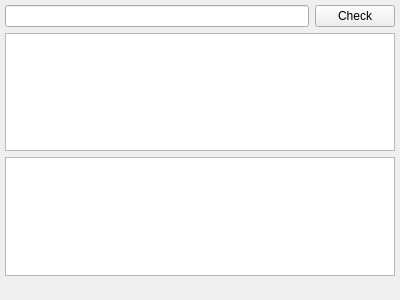
<?xml version="1.0" encoding="UTF-8"?>
<ui version="4.0">
 <class>MainWindow</class>
 <widget class="QMainWindow" name="MainWindow">
  <property name="geometry">
   <rect>
    <x>0</x>
    <y>0</y>
    <width>400</width>
    <height>300</height>
   </rect>
  </property>
  <property name="windowTitle">
   <string>QRegExp Tester</string>
  </property>
  <widget class="QWidget" name="centralWidget">
   <layout class="QGridLayout" name="gridLayout">
    <property name="leftMargin">
     <number>0</number>
    </property>
    <property name="topMargin">
     <number>0</number>
    </property>
    <property name="rightMargin">
     <number>0</number>
    </property>
    <property name="bottomMargin">
     <number>0</number>
    </property>
    <property name="spacing">
     <number>0</number>
    </property>
    <item row="0" column="0">
     <layout class="QVBoxLayout" name="verticalLayout_2">
      <property name="sizeConstraint">
       <enum>QLayout::SetMinimumSize</enum>
      </property>
      <property name="leftMargin">
       <number>5</number>
      </property>
      <property name="topMargin">
       <number>5</number>
      </property>
      <property name="rightMargin">
       <number>5</number>
      </property>
      <property name="bottomMargin">
       <number>5</number>
      </property>
      <item>
       <layout class="QHBoxLayout" name="horizontalLayout">
        <property name="leftMargin">
         <number>0</number>
        </property>
        <property name="rightMargin">
         <number>0</number>
        </property>
        <item>
         <widget class="QLineEdit" name="regexp">
          <property name="text">
           <string/>
          </property>
         </widget>
        </item>
        <item>
         <widget class="QPushButton" name="checkButton">
          <property name="text">
           <string>Check</string>
          </property>
         </widget>
        </item>
       </layout>
      </item>
      <item>
       <widget class="QTextEdit" name="testText">
        <property name="html">
         <string>&lt;!DOCTYPE HTML PUBLIC &quot;-//W3C//DTD HTML 4.0//EN&quot; &quot;http://www.w3.org/TR/REC-html40/strict.dtd&quot;&gt;
&lt;html&gt;&lt;head&gt;&lt;meta name=&quot;qrichtext&quot; content=&quot;1&quot; /&gt;&lt;style type=&quot;text/css&quot;&gt;
p, li { white-space: pre-wrap; }
&lt;/style&gt;&lt;/head&gt;&lt;body style=&quot; font-family:'Nimbus Roman No9 L'; font-size:11pt; font-weight:400; font-style:normal;&quot;&gt;
&lt;p style=&quot;-qt-paragraph-type:empty; margin-top:0px; margin-bottom:0px; margin-left:0px; margin-right:0px; -qt-block-indent:0; text-indent:0px;&quot;&gt;&lt;br /&gt;&lt;/p&gt;&lt;/body&gt;&lt;/html&gt;</string>
        </property>
       </widget>
      </item>
      <item>
       <widget class="QTextEdit" name="resultText">
        <property name="readOnly">
         <bool>true</bool>
        </property>
        <property name="html">
         <string>&lt;!DOCTYPE HTML PUBLIC &quot;-//W3C//DTD HTML 4.0//EN&quot; &quot;http://www.w3.org/TR/REC-html40/strict.dtd&quot;&gt;
&lt;html&gt;&lt;head&gt;&lt;meta name=&quot;qrichtext&quot; content=&quot;1&quot; /&gt;&lt;style type=&quot;text/css&quot;&gt;
p, li { white-space: pre-wrap; }
&lt;/style&gt;&lt;/head&gt;&lt;body style=&quot; font-family:'Nimbus Roman No9 L'; font-size:11pt; font-weight:400; font-style:normal;&quot;&gt;
&lt;p style=&quot;-qt-paragraph-type:empty; margin-top:0px; margin-bottom:0px; margin-left:0px; margin-right:0px; -qt-block-indent:0; text-indent:0px;&quot;&gt;&lt;br /&gt;&lt;/p&gt;&lt;/body&gt;&lt;/html&gt;</string>
        </property>
       </widget>
      </item>
     </layout>
    </item>
   </layout>
  </widget>
  <widget class="QStatusBar" name="statusBar">
   <property name="sizeGripEnabled">
    <bool>false</bool>
   </property>
  </widget>
 </widget>
 <layoutdefault spacing="6" margin="11"/>
 <resources/>
 <connections/>
</ui>
